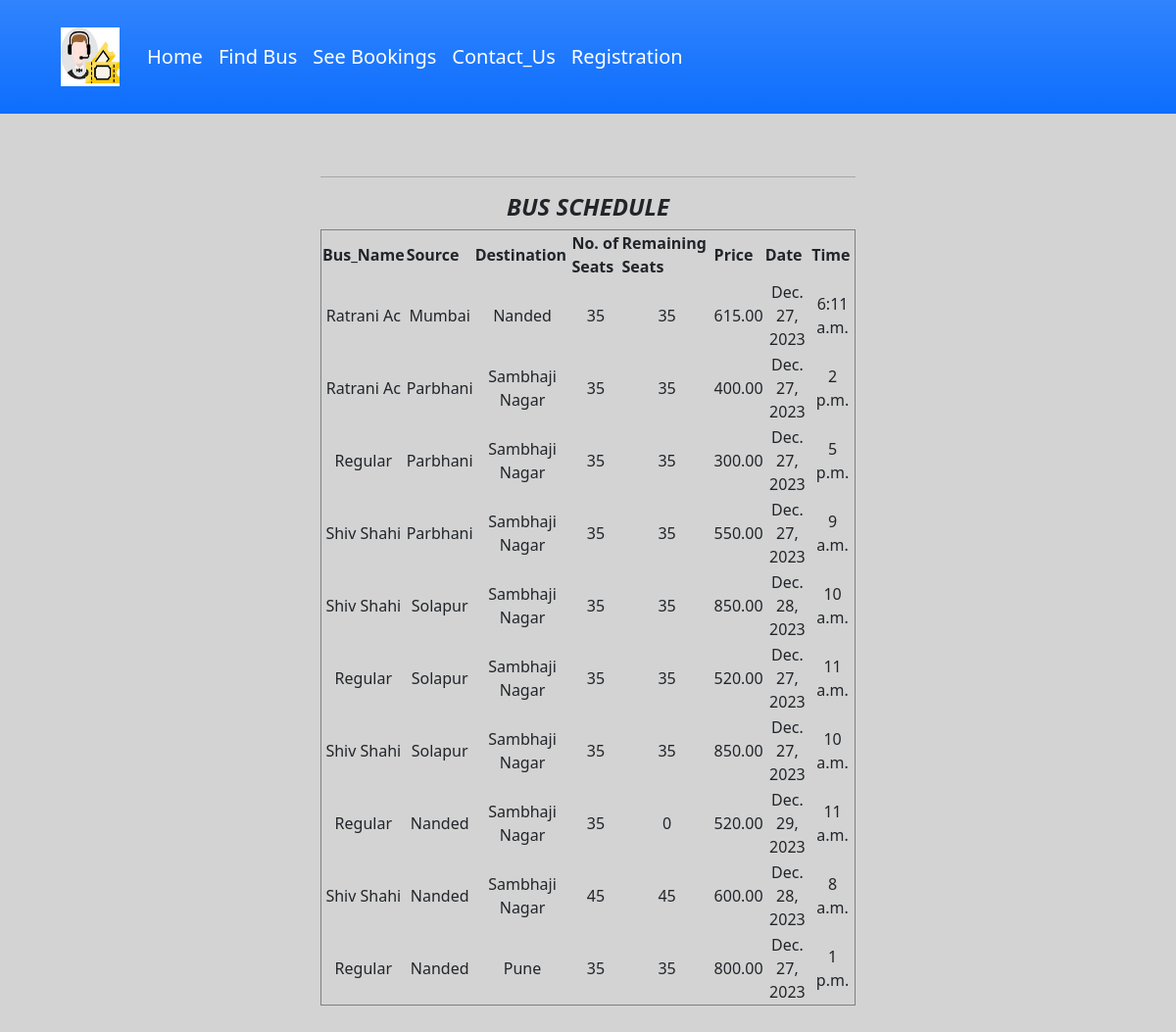
The app's page /schedule with its own data.
### myapp/models.py (models this page shows, shortened)
class Bus(models.Model):
    id = models.PositiveIntegerField(primary_key=True)
    bus_name = models.CharField(max_length=30)
    source = models.CharField(max_length=30)
    dest = models.CharField(max_length=30)
    nos = models.DecimalField(decimal_places=0, max_digits=2)
    rem = models.DecimalField(decimal_places=0, max_digits=2)
    price = models.DecimalField(decimal_places=2, max_digits=6)
    date = models.DateField()
    time = models.TimeField()
    class Meta:
        verbose_name_plural = "List of Busses"

### myapp/views.py (the view)
# urls.py: path('schedule',views.schedule,name="schedule"),
def schedule(request):
    data = Bus.objects.all()
    dicti = {
        'data': data
    }
    return render(request,'myapp/schedule.html',dicti)

### myapp/templates/myapp/schedule.html (shortened to what this page needs)
{% extends 'myapp/base.html' %}
{% block content %}
<div class="container my-5">
    <div class="row justify-content-center">
        <div class="col-lg-6 col-md-8 col-sm-10 col-xs-12">
            <div class="card-body1">
                <div class="container-fluid1">
                    <div class="schedule">
                        <table border=1  color="black" align="center" >
                        <hr color="green">
                        <h4> <center> <b><i>BUS SCHEDULE </i></b></center> </h4>
                               <table border=1  color="black" align="center" >
                          <tr>
                        <th> Bus_Name </th>
                        <th> Source </th>
                        <th> Destination </th>
                        <th> No. of Seats </th>
                        <th> Remaining Seats </th>
                        <th> Price </th>
                        <th> Date </th>
                        <th> Time </th>
                          </tr>
                        {% for aentry in data %}
                        <tr>
                  <td align="center"> {{ aentry.bus_name }} </td>
                  <td align="center"> {{ aentry.source }} </td>
                  <td align="center"> {{ aentry.dest }} </td>
                  <td align="center"> {{ aentry.nos }} </td>
                  <td align="center"> {{ aentry.rem }} </td>
                  <td align="center"> {{ aentry.price }} </td>
                  <td align="center"> {{ aentry.date }} </td>
                  <td align="center"> {{ aentry.time }} </td>
                        </tr>
                        {% endfor %}
                    </table>
                    </div>
                </div>
            </div>
            <br>
            <br>
        </div>
    </div>
</div>
{% endblock %}

### myapp/templates/myapp/base.html (shortened to what this page needs)
<!doctype html>
<html lang="en">
<head>
    <link rel="stylesheet" href="https://cdn.jsdelivr.net/npm/bootstrap@5.1.3/dist/css/bootstrap.min.css">
</head>
<body>
<nav class="navbar navbar-expand-lg navbar-light bg-gradient bg-primary">
    <div class="container">
        <a href="/" > <img src="/static/logo.jpeg" class = "logo"> </a>
        <div class="collapse navbar-collapse" id="navbarNavAltMarkup">
            <div class="navbar-nav" >
                <a class="nav-item nav-link active" href="{% url 'home' %}" style="color: white;">Home</a>
                <a class="nav-item nav-link" href="{% url 'findbus' %}" style="color: white;">Find Bus</a>
                <a class="nav-item nav-link" href="{% url 'seebookings' %}" style="color: white;">See Bookings</a>
                <a class="nav-item nav-link" href="{% url 'contact' %}" style="color: white;">Contact_Us</a>
                {% if request.user.is_active %}
                <a class="nav-item nav-link " href="{% url 'logout' %}" style="color: white;">Logout</a>
                {% else %}
                <a class="nav-item nav-link " href="{% url 'newfirst' %}" style="color: white;">Registration</a>
                {% endif %}
            </div>
        </div>
    </div>
</nav>
{% block content %}
{% endblock %}
</body>
</html>

### myapp/templates/myapp/base.html (style rules this page uses)
.logo { width:100px; height:100px; padding:20px; }
.navbar-nav { font-size:20px; }

### myapp/templates/myapp/schedule.html (style rules this page uses)
body { background-color: #d3d3d3; }

### records on screen
Bus: bus_name "Ratrani Ac", source "Mumbai", dest "Nanded", nos "35", rem "35", price "615.00", date "Dec. 27, 2023", time "6:11 a.m."
Bus: bus_name "Ratrani Ac", source "Parbhani", dest "Sambhaji Nagar", nos "35", rem "35", price "400.00", date "Dec. 27, 2023", time "2 p.m."
Bus: bus_name "Regular", source "Parbhani", dest "Sambhaji Nagar", nos "35", rem "35", price "300.00", date "Dec. 27, 2023", time "5 p.m."
Bus: bus_name "Shiv Shahi", source "Parbhani", dest "Sambhaji Nagar", nos "35", rem "35", price "550.00", date "Dec. 27, 2023", time "9 a.m."
Bus: bus_name "Shiv Shahi", source "Solapur", dest "Sambhaji Nagar", nos "35", rem "35", price "850.00", date "Dec. 28, 2023", time "10 a.m."
Bus: bus_name "Regular", source "Solapur", dest "Sambhaji Nagar", nos "35", rem "35", price "520.00", date "Dec. 27, 2023", time "11 a.m."
Bus: bus_name "Shiv Shahi", source "Solapur", dest "Sambhaji Nagar", nos "35", rem "35", price "850.00", date "Dec. 27, 2023", time "10 a.m."
Bus: bus_name "Regular", source "Nanded", dest "Sambhaji Nagar", nos "35", rem "0", price "520.00", date "Dec. 29, 2023", time "11 a.m."
Bus: bus_name "Shiv Shahi", source "Nanded", dest "Sambhaji Nagar", nos "45", rem "45", price "600.00", date "Dec. 28, 2023", time "8 a.m."
Bus: bus_name "Regular", source "Nanded", dest "Pune", nos "35", rem "35", price "800.00", date "Dec. 27, 2023", time "1 p.m."
